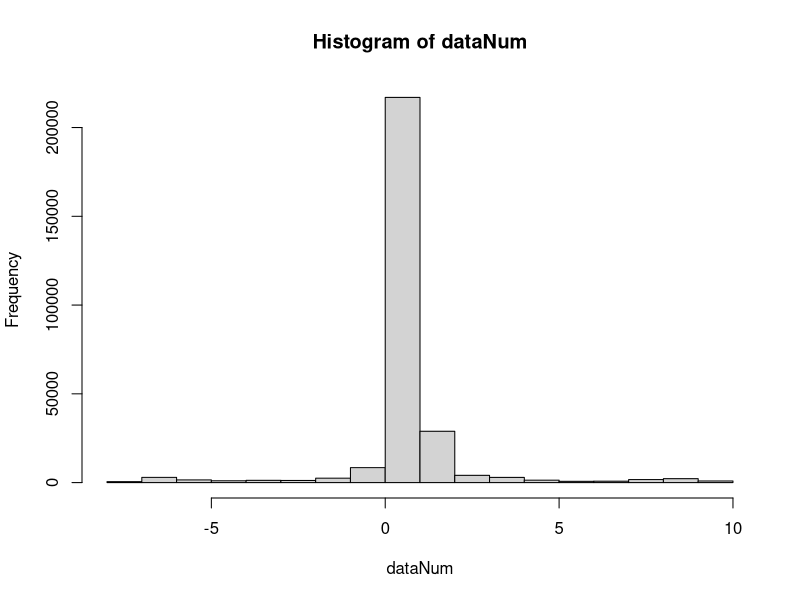

Write the R code that produced this figure.
data <- read.table("outputfile.txt",header = FALSE)

dataNum <- matrix(data = NA, nrow = dim(data)[1], ncol = dim(data)[2])

for (i in 1:dim(data)[2]) {
  dataNum[,i] <- c(as.numeric(data[[i]]))
}

hist(dataNum)